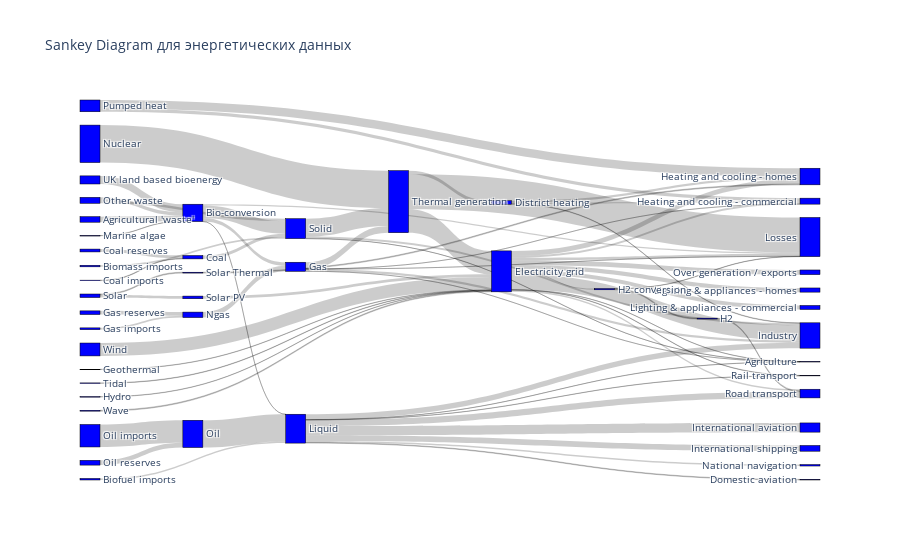

The cell this chart's notebook holds for it:
### Code cell
import pandas as pd
import plotly.graph_objects as go

# Загрузка данных с GitHub
url = "https://raw.githubusercontent.com/tiposasha/dataset/refs/heads/main/energy.csv"
df = pd.read_csv(url)


# Создание списков источников, целей и значений
source = df['source'].tolist()
target = df['target'].tolist()
value = df['value'].tolist()


# Создание уникального списка узлов
all_nodes = source + target
unique_nodes = list(set(all_nodes))


# Создание словаря для маппинга названий узлов на их индексы
node_indices = {node: index for index, node in enumerate(unique_nodes)}


# Создание числовых списков источников и целей
source_indices = [node_indices[node] for node in source]
target_indices = [node_indices[node] for node in target]



# Создание Sankey диаграммы
fig = go.Figure(data=[go.Sankey(
    node = dict(
      pad = 15,
      thickness = 20,
      line = dict(color = "black", width = 0.5),
      label = unique_nodes,
      color = "blue"
    ),
    link = dict(
      source = source_indices,
      target = target_indices,
      value = value
  ))])

# Настройка макета
fig.update_layout(title_text="Sankey Diagram для энергетических данных", font_size=10)

# Отображение диаграммы
fig.show()

# Вывод первых нескольких строк данных для проверки
print(df.head())

# Вывод статистики
print("\nСтатистика значений:")
print(df['value'].describe())

print("\nУникальные источники:")
print(df['source'].unique())

print("\nУникальные цели:")
print(df['target'].unique())

### Figure 1 — Plotly figure (JSON) as saved in the notebook; plotly's stock layout.template omitted (floating-point values rounded to 4 significant figures)
{"data": [{"link": {"source": [25, 3, 3, 3, 3, 29, 28, 4, 8, 10, 24, 24, 24, 42, 42, 42, 42, 42, 42, 42, 42, 42, 42, 42, 9, 44, 5, 5, 5, 5, 5, 11, 41, 41, 1, 39, 26, 26, 26, 26, 26, 26, 26, 26, 33, 19, 22, 15, 17, 6, 12, 12, 43, 43, 7, 16, 0, 0, 31, 31, 31, 32, 32, 32, 23, 36, 47, 30], "target": [3, 26, 27, 31, 5, 26, 31, 10, 10, 31, 38, 40, 13, 18, 13, 41, 38, 20, 45, 40, 27, 2, 37, 21, 19, 19, 40, 27, 32, 45, 38, 42, 1, 27, 20, 42, 38, 35, 20, 14, 46, 45, 34, 2, 3, 5, 32, 6, 6, 26, 31, 3, 13, 40, 42, 13, 16, 7, 45, 32, 38, 42, 27, 24, 42, 3, 42, 42], "value": [124.7, 0.597, 26.86, 280.3, 81.14, 35, 35, 11.61, 63.97, 75.57, 10.64, 22.5, 46.18, 104.5, 113.7, 27.14, 342.2, 37.8, 4.412, 40.86, 56.69, 7.863, 90.01, 93.49, 40.72, 82.23, 0.129, 1.401, 151.9, 2.096, 48.58, 7.013, 20.9, 6.242, 20.9, 6.995, 121.1, 128.7, 135.8, 14.46, 206.3, 3.64, 33.22, 4.413, 4.375, 123.0, 840.0, 504.3, 107.7, 612.0, 56.59, 77.81, 193.0, 70.67, 59.9, 19.26, 19.26, 59.9, 0.882, 400.1, 46.48, 525.5, 787.1, 79.33, 9.452, 182.0, 19.01, 289.4]}, "node": {"color": "blue", "label": ["Solar", "H2", "Rail transport", "Bio-conversion", "Coal imports", "Gas", "Oil", "Solar PV", "Coal reserves", "Gas imports", "Coal", "Geothermal", "Other waste", "Heating and cooling - homes", "Domestic aviation", "Oil imports", "Solar Thermal", "Oil reserves", "Over generation / exports", "Ngas", "Road transport", "Lighting & appliances - homes", "Nuclear", "Tidal", "District heating", "Agricultural 'waste'", "Liquid", "Losses", "Biomass imports", "Biofuel imports", "Wind", "Solid", "Thermal generation", "Marine algae", "National navigation", "International shipping", "UK land based bioenergy", "Lighting & appliances - commercial", "Industry", "Hydro", "Heating and cooling - commercial", "H2 conversion", "Electricity grid", "Pumped heat", "Gas reserves", "Agriculture", "International aviation", "Wave"], "line": {"color": "black", "width": 0.5}, "pad": 15, "thickness": 20}, "type": "sankey"}], "layout": {"autosize": true, "font": {"size": 10}, "title": {"text": "Sankey Diagram для энергетических данных"}}}
